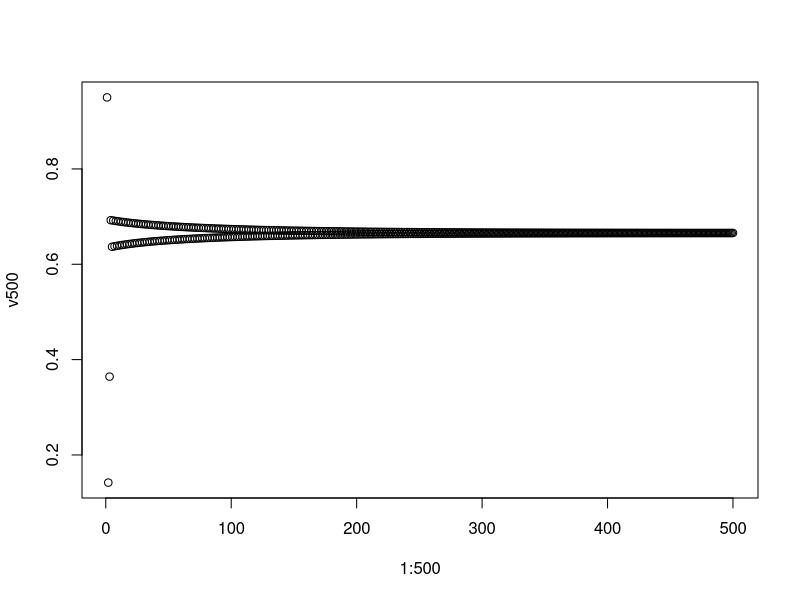

Generate this figure with R:
#Autor: XuSheng Zheng

#----------------------------------------------------------------------------------
#Ejercicio propuesto
dif.eq <- function(x1,r,n){
  v <- x1
  for(i in 1:(n-1))
    v<-c(v,r*v[i]*(1-v[i]))
    
  return(v)
}

#----------------------------------------------------------------------------------
#a)
dif.eq(0.4,2,10)

#----------------------------------------------------------------------------------
#b)
v500 <- dif.eq(0.95, 2.99, 500)
plot(1:500,v500)

#----------------------------------------------------------------------------------
#c)
dif.eq2 <- function(x1,r){
  
  v <- c(x1, r*x1*(1-x1))
  i <- 2
  
  while ( abs(v[i]-v[i-1])>=0.02 ){
    v<-c(v,r*v[i]*(1-v[i]))
    i <- i+1
  }
    
  return( list(v=v, n=i-1) )
}

dif.eq2(0.95, 2.99)

